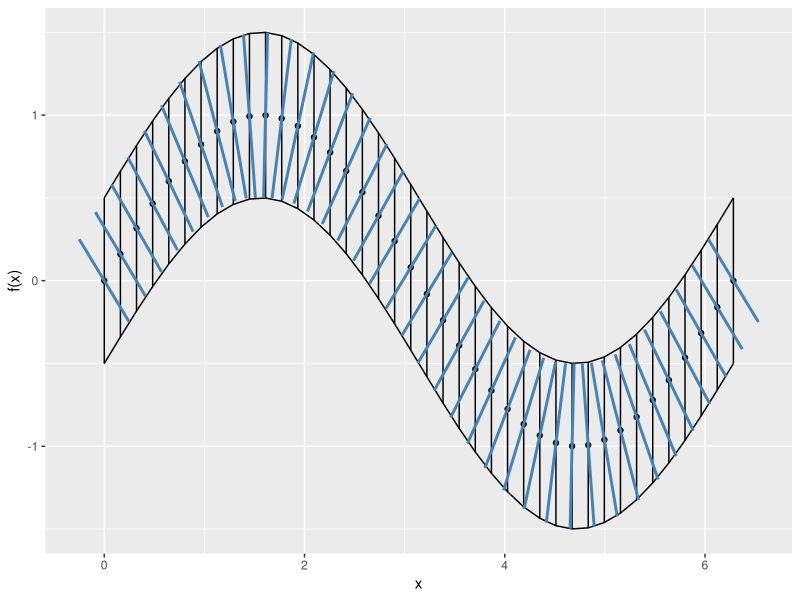
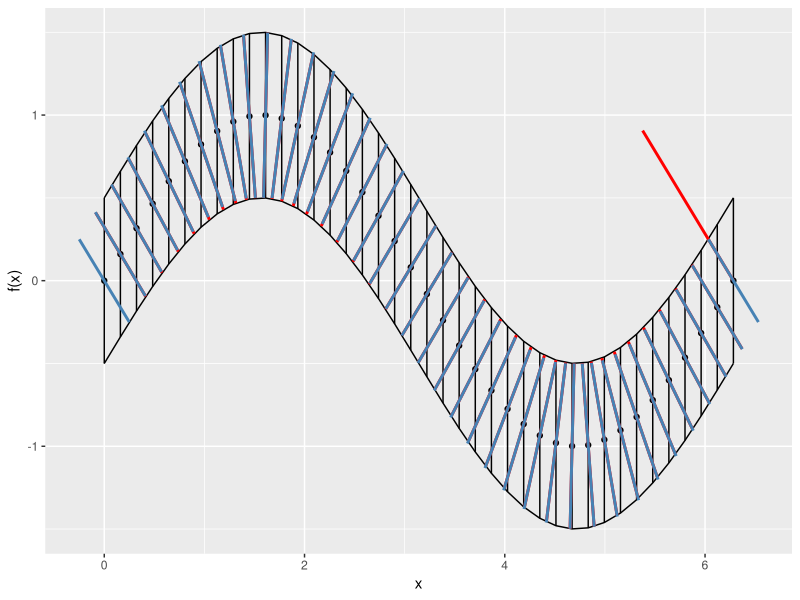
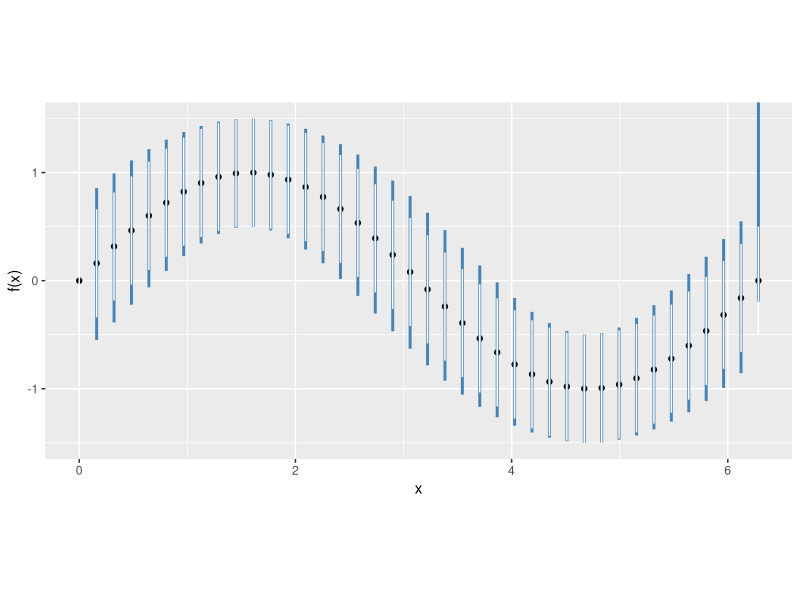
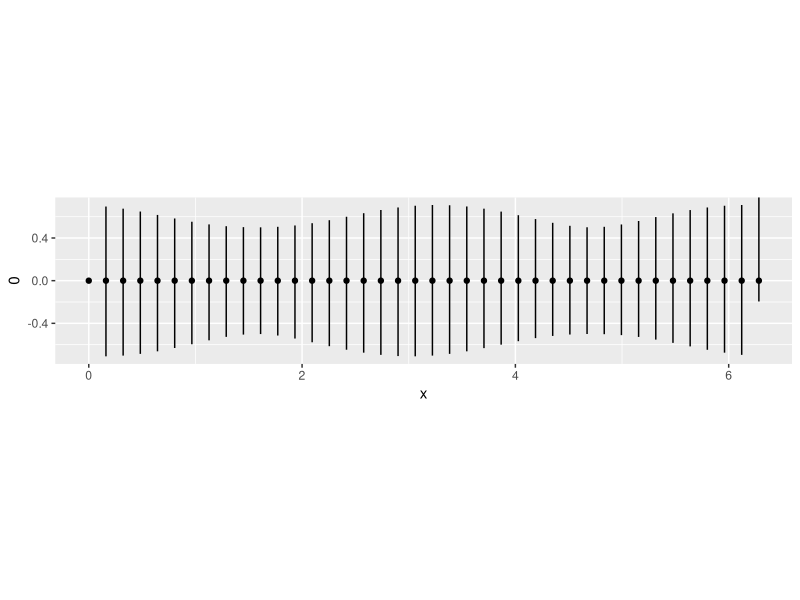
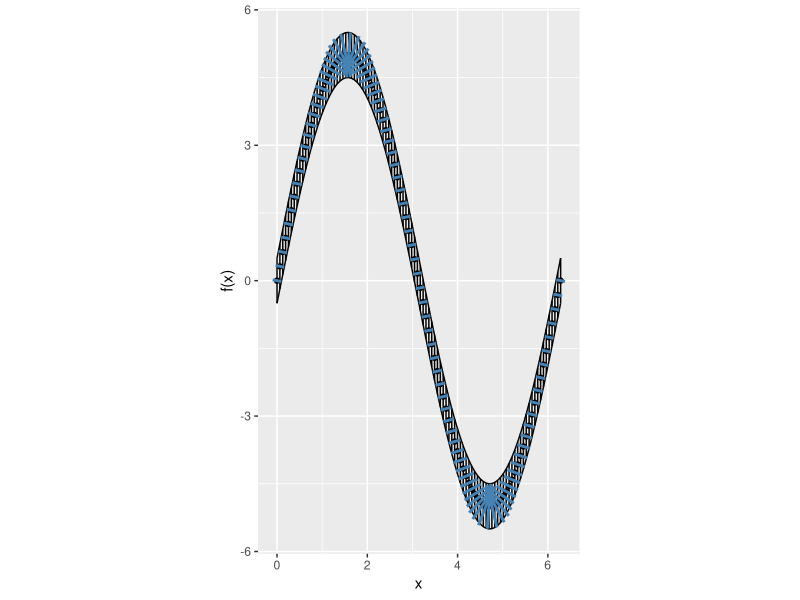
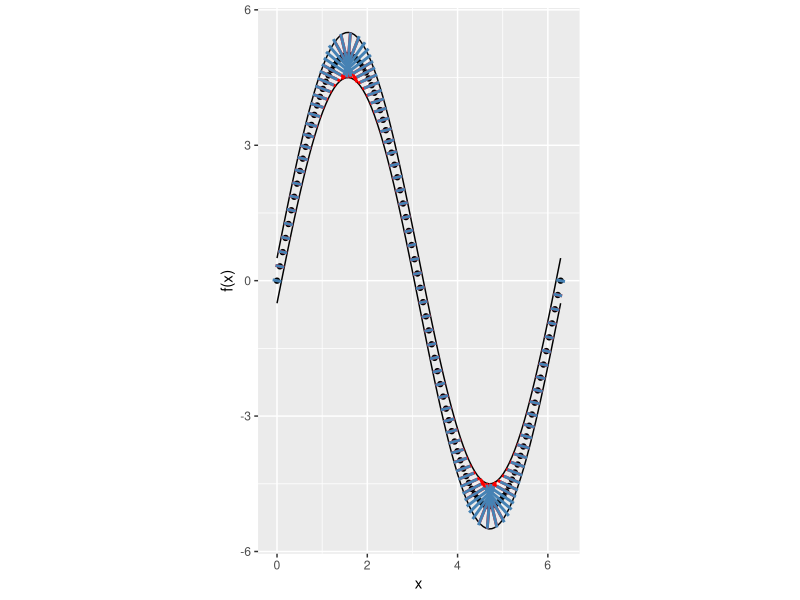
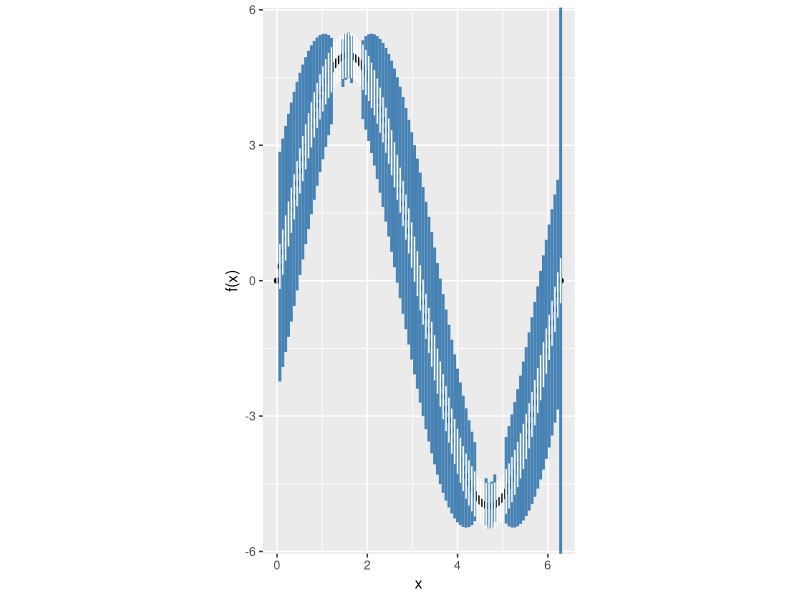
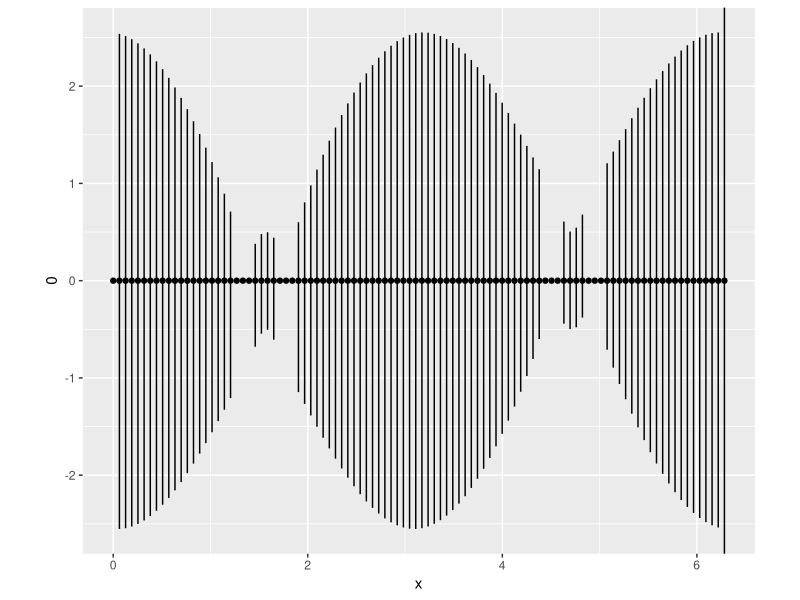

Reproduce these figures in R, in order.
library(ggplot2)
x <- seq(0, 2*pi, length=40)
f <- function(x) sin(x)
fprime <- function(x) cos(x)
f2prime <- function(x) -sin(x)

ell <- 1
qplot(x, f(x)) + geom_segment(aes(x=x, xend=x, y=f(x)-ell/2, yend=f(x)+ell/2), size=0.5) + 
  geom_line(aes(x,f(x)+ell/2)) +
  geom_line(aes(x,f(x)-ell/2)) +
# linear approximation - results in small deviations from high curvature areas  
  geom_segment(aes(x=x-0.5*ell/(fprime(x)^2+1)*fprime(x), 
                   xend=x+0.5*ell/(fprime(x)^2+1)*fprime(x), 
                   yend=f(x) - 0.5*ell/(fprime(x)^2+1), 
                   y=f(x) + 0.5*ell/(fprime(x)^2+1)), size=1, colour="steelblue")

lambda1 <- (-(fprime(x)^2 + 1) + sqrt((fprime(x)^2 + 1)^2 - 2* fprime(x)^2*f2prime(x)*ell/2))/(fprime(x)^2*f2prime(x))
lambda2 <- (-(fprime(x)^2 + 1) + sqrt((fprime(x)^2 + 1)^2 + 2* fprime(x)^2*f2prime(x)*ell/2))/(fprime(x)^2*f2prime(x))

qplot(x, f(x)) + geom_segment(aes(x=x, xend=x, y=f(x)-ell/2, yend=f(x)+ell/2), size=0.5) + 
  geom_line(aes(x,f(x)+ell/2)) +
  geom_line(aes(x,f(x)-ell/2)) +
  # quadratic approximation - almost imperceptible difference  
  geom_segment(aes(x=x+lambda1*fprime(x), 
                   xend=x+lambda2*fprime(x), 
                   yend=f(x) -lambda2, 
                   y=f(x) -lambda1), size=1, colour="red") + 
  # linear approximation - results in small deviations from high curvature areas  
  geom_segment(aes(x=x-0.5*ell/(fprime(x)^2+1)*fprime(x), 
                   xend=x+0.5*ell/(fprime(x)^2+1)*fprime(x), 
                   yend=f(x) - 0.5*ell/(fprime(x)^2+1), 
                   y=f(x) + 0.5*ell/(fprime(x)^2+1)), size=1, colour="steelblue")  
  
# now correct for it
dframe <- data.frame(x=x, y=f(x), x1=x+lambda1*fprime(x), y1=f(x) -lambda1, x2=x+lambda2*fprime(x), y2=f(x) -lambda2)
dframe$ell1 <- with(dframe, sqrt((x-x1)^2+(y-y1)^2))
dframe$ell2 <- with(dframe, sqrt((x-x2)^2+(y-y2)^2))
dframe$ellx1 <- ell/2 * 1/dframe$ell1 * ell/2
dframe$ellx2 <- ell/2 * 1/dframe$ell2 * ell/2
qplot(x, f(x)) + geom_segment(aes(x, xend=x, y=f(x)-ellx1, yend=f(x)+ellx2), data=dframe, size=1, colour="steelblue") +
  geom_segment(aes(x, xend=x, y=f(x)-ell/2, yend=f(x)+ell/2), colour="white", data=dframe) +
  coord_equal(ratio=1)
qplot(x, 0) + geom_segment(aes(x, xend=x, y=-ellx1, yend=+ellx2), data=dframe) + coord_equal(ratio=1)


#######################
x <- seq(0, 2*pi, length=100)

f <- function(x) 5*sin(x)
fprime <- function(x) 5*cos(x)
f2prime <- function(x) -5*sin(x)

ell <- 1
qplot(x, f(x)) + geom_segment(aes(x=x, xend=x, y=f(x)-ell/2, yend=f(x)+ell/2), size=0.5) + 
  geom_line(aes(x,f(x)+ell/2)) +
  geom_line(aes(x,f(x)-ell/2)) +
  # linear approximation - results in small deviations from high curvature areas  
  geom_segment(aes(x=x-0.5*ell/(fprime(x)^2+1)*fprime(x), 
                   xend=x+0.5*ell/(fprime(x)^2+1)*fprime(x), 
                   yend=f(x) - 0.5*ell/(fprime(x)^2+1), 
                   y=f(x) + 0.5*ell/(fprime(x)^2+1)), size=1, colour="steelblue") + coord_equal(ratio=1)

# need to include catches for values with fprime = 0 and f2prime = 0
lambda1 <- (-(fprime(x)^2 + 1) + sqrt((fprime(x)^2 + 1)^2 - 2* fprime(x)^2*f2prime(x)*ell/2))/(fprime(x)^2*f2prime(x))
lambda2 <- (-(fprime(x)^2 + 1) + sqrt((fprime(x)^2 + 1)^2 + 2* fprime(x)^2*f2prime(x)*ell/2))/(fprime(x)^2*f2prime(x))

qplot(x, f(x)) + #geom_segment(aes(x=x, xend=x, y=f(x)-ell/2, yend=f(x)+ell/2), size=0.5) + 
  geom_line(aes(x,f(x)+ell/2)) +
  geom_line(aes(x,f(x)-ell/2)) + coord_equal(ratio=1) +
  # quadratic approximation - almost imperceptible difference  
  geom_segment(aes(x=x+lambda1*fprime(x), 
                   xend=x+lambda2*fprime(x), 
                   yend=f(x) -lambda2, 
                   y=f(x) -lambda1), size=1, colour="red") + 
  # linear approximation - results in small deviations from high curvature areas  
  geom_segment(aes(x=x-0.5*ell/(fprime(x)^2+1)*fprime(x), 
                   xend=x+0.5*ell/(fprime(x)^2+1)*fprime(x), 
                   yend=f(x) - 0.5*ell/(fprime(x)^2+1), 
                   y=f(x) + 0.5*ell/(fprime(x)^2+1)), size=1, colour="steelblue") 
  

dframe <- data.frame(x=x, y=f(x), x1=x+lambda1*fprime(x), y1=f(x) -lambda1, x2=x+lambda2*fprime(x), y2=f(x) -lambda2)
dframe$ell1 <- with(dframe, sqrt((x-x1)^2+(y-y1)^2))
dframe$ell2 <- with(dframe, sqrt((x-x2)^2+(y-y2)^2))
dframe$ellx1 <- ell/2 * 1/dframe$ell1 * ell/2
dframe$ellx2 <- ell/2 * 1/dframe$ell2 * ell/2
qplot(x, f(x)) + geom_segment(aes(x, xend=x, y=f(x)-ellx1, yend=f(x)+ellx2), data=dframe, size=1, colour="steelblue") +
  geom_segment(aes(x, xend=x, y=f(x)-ell/2, yend=f(x)+ell/2), colour="white", data=dframe) +
  coord_equal(ratio=1)
qplot(x, 0) + geom_segment(aes(x, xend=x, y=-ellx1, yend=+ellx2), data=dframe) + coord_equal(ratio=1)
